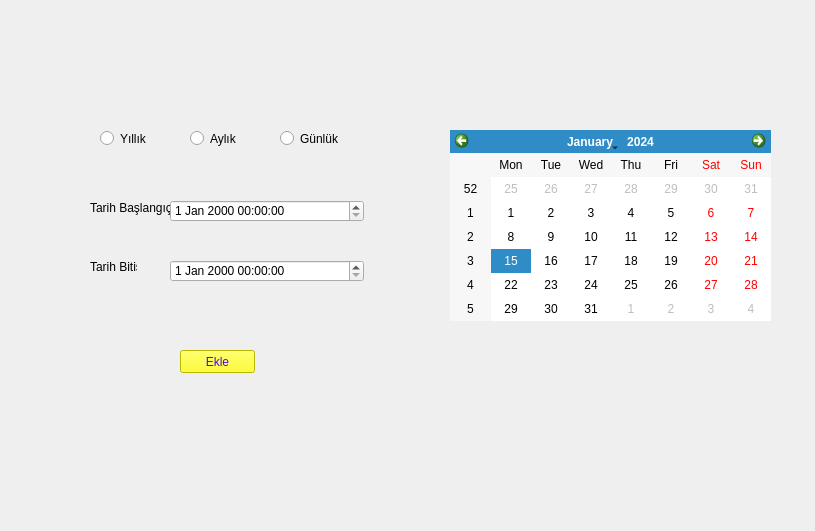
<?xml version="1.0" encoding="UTF-8"?>
<ui version="4.0">
 <class>Form</class>
 <widget class="QWidget" name="Form">
  <property name="geometry">
   <rect>
    <x>0</x>
    <y>0</y>
    <width>815</width>
    <height>531</height>
   </rect>
  </property>
  <property name="windowTitle">
   <string>Form</string>
  </property>
  <widget class="QRadioButton" name="radioButton">
   <property name="geometry">
    <rect>
     <x>100</x>
     <y>130</y>
     <width>82</width>
     <height>17</height>
    </rect>
   </property>
   <property name="text">
    <string>Yıllık</string>
   </property>
  </widget>
  <widget class="QRadioButton" name="radioButton_2">
   <property name="geometry">
    <rect>
     <x>190</x>
     <y>130</y>
     <width>82</width>
     <height>17</height>
    </rect>
   </property>
   <property name="text">
    <string>Aylık</string>
   </property>
  </widget>
  <widget class="QRadioButton" name="radioButton_3">
   <property name="geometry">
    <rect>
     <x>280</x>
     <y>130</y>
     <width>82</width>
     <height>17</height>
    </rect>
   </property>
   <property name="text">
    <string>Günlük</string>
   </property>
  </widget>
  <widget class="QLabel" name="label">
   <property name="geometry">
    <rect>
     <x>90</x>
     <y>200</y>
     <width>81</width>
     <height>16</height>
    </rect>
   </property>
   <property name="text">
    <string>Tarih Başlangıç</string>
   </property>
  </widget>
  <widget class="QLabel" name="label_2">
   <property name="geometry">
    <rect>
     <x>90</x>
     <y>260</y>
     <width>47</width>
     <height>13</height>
    </rect>
   </property>
   <property name="text">
    <string>Tarih Bitiş</string>
   </property>
  </widget>
  <widget class="QCalendarWidget" name="calendarWidget">
   <property name="geometry">
    <rect>
     <x>450</x>
     <y>130</y>
     <width>321</width>
     <height>191</height>
    </rect>
   </property>
  </widget>
  <widget class="QDateTimeEdit" name="dateTimeEdit">
   <property name="geometry">
    <rect>
     <x>170</x>
     <y>260</y>
     <width>194</width>
     <height>22</height>
    </rect>
   </property>
  </widget>
  <widget class="QDateTimeEdit" name="dateTimeEdit_2">
   <property name="geometry">
    <rect>
     <x>170</x>
     <y>200</y>
     <width>194</width>
     <height>22</height>
    </rect>
   </property>
  </widget>
  <widget class="QPushButton" name="pushButton">
   <property name="geometry">
    <rect>
     <x>180</x>
     <y>350</y>
     <width>75</width>
     <height>23</height>
    </rect>
   </property>
   <property name="font">
    <font>
     <family>MS Shell Dlg 2</family>
     <pointsize>9</pointsize>
     <weight>9</weight>
     <italic>false</italic>
     <bold>false</bold>
    </font>
   </property>
   <property name="styleSheet">
    <string notr="true">color: rgb(85, 0, 255);
background-color: rgb(255, 255, 0);
font: 75 9pt &quot;MS Shell Dlg 2&quot;;</string>
   </property>
   <property name="text">
    <string>Ekle</string>
   </property>
  </widget>
 </widget>
 <resources/>
 <connections/>
</ui>
